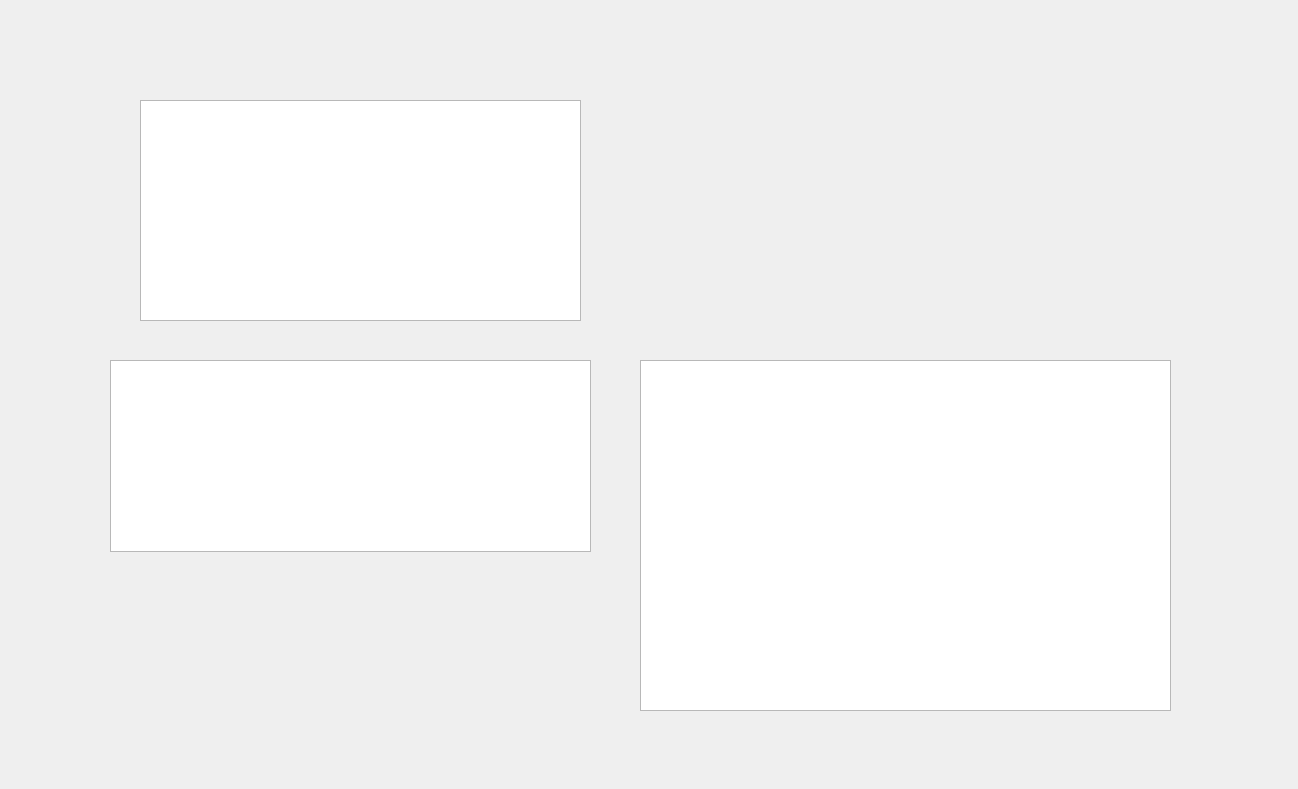
<?xml version="1.0" encoding="UTF-8"?>
<ui version="4.0">
 <class>CoursesPage</class>
 <widget class="QFrame" name="CoursesPage">
  <property name="geometry">
   <rect>
    <x>0</x>
    <y>0</y>
    <width>1298</width>
    <height>789</height>
   </rect>
  </property>
  <property name="windowTitle">
   <string>Frame</string>
  </property>
  <widget class="QTableWidget" name="coursesTable">
   <property name="geometry">
    <rect>
     <x>140</x>
     <y>100</y>
     <width>441</width>
     <height>221</height>
    </rect>
   </property>
  </widget>
  <widget class="QTableWidget" name="lessonsTable">
   <property name="geometry">
    <rect>
     <x>110</x>
     <y>360</y>
     <width>481</width>
     <height>192</height>
    </rect>
   </property>
  </widget>
  <widget class="QTextEdit" name="lessontextedit">
   <property name="geometry">
    <rect>
     <x>640</x>
     <y>360</y>
     <width>531</width>
     <height>351</height>
    </rect>
   </property>
  </widget>
 </widget>
 <resources/>
 <connections/>
</ui>
